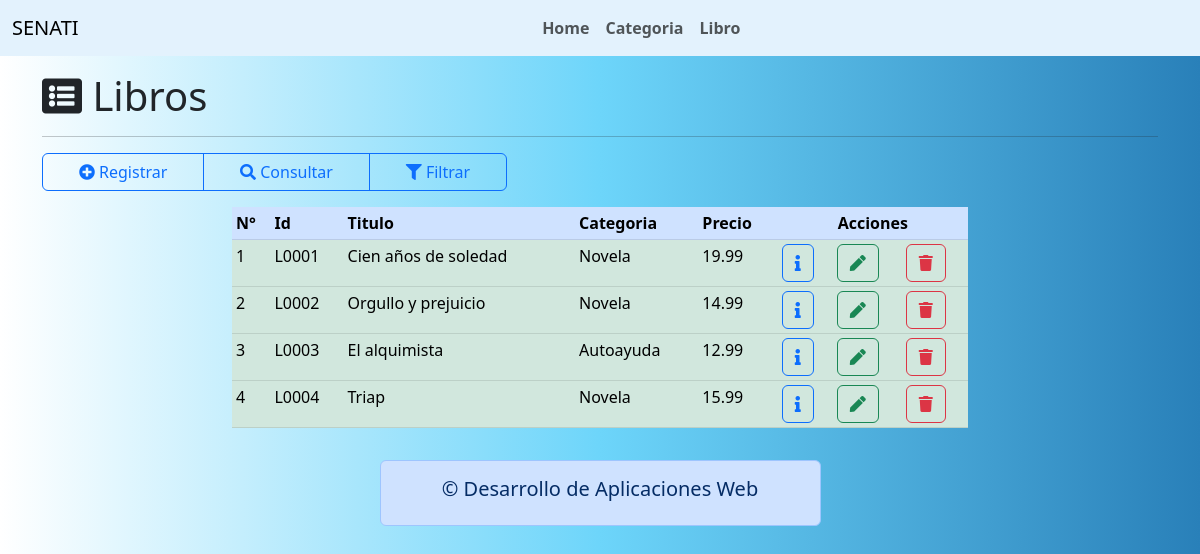
Screenshot of /paginas/vista/listar_libro.php with the database file from the repository.
### tables this page shows
CREATE TABLE Libros (
  id_libro char(5) PRIMARY KEY,
  titulo VARCHAR(100) NOT NULL,
  autor char(5) NOT NULL,
  editorial char(5) NOT NULL,
  categoria char(5)  NULL,
  precio DECIMAL(10, 2) NOT NULL,
  FOREIGN KEY (autor) REFERENCES Autores(id_autor),
  FOREIGN KEY (editorial) REFERENCES Editoriales(id_editorial),
  FOREIGN KEY (categoria) REFERENCES Categorias(id_categoria)
);

CREATE TABLE Categorias (
  id_categoria char(5) PRIMARY KEY,
  nombre_categoria VARCHAR(50) NOT NULL
);

### paginas/modelo/crudlibro.php (called while the page is built, shortened)
<?php
class CRUDLibro extends Conexion
{
    public function ListarLibro()
    {
        $cn = $this->Conectar();
        $sql = "call SP_ListarLibro()";
        $snt = $cn->prepare($sql);
        $snt->execute();
        $arr_lib = $snt->fetchAll(PDO::FETCH_OBJ);
        return $arr_lib;
    }
}

### paginas/vista/listar_libro.php (the view, shortened to what this page needs)
<!DOCTYPE html>
<html lang="es">
<?php
$ruta = "../..";
include("../includes/cabecera.php");
?>
<body style="background: #2980B9;  /* fallback for old browsers */
background: -webkit-linear-gradient(to right, #FFFFFF, #6DD5FA, #2980B9);  /* Chrome 10-25, Safari 5.1-6 */
background: linear-gradient(to right, #FFFFFF, #6DD5FA, #2980B9); /* W3C, IE 10+/ Edge, Firefox 16+, Chrome 26+, Opera 12+, Safari 7+ */">
    <?php
    include("../includes/menu.php");
    $crudlibro = new CRUDLibro();
    $rs_lib = $crudlibro->ListarLibro();
    ?>
    <div class="container mt-3">
        <header>
            <h1>
                <i class="fas fa-list-alt"></i> Libros
            </h1>
            <hr />
        </header>
        <nav>
            <div class="btn-group col-md-5" role="group">
                <a href="registrar_libro.php" class="btn btn-outline-primary">
                    <i class="fas fa-plus-circle"></i> Registrar
                </a>
                <a href="consultar_libro.php" class="btn btn-outline-primary">
                    <i class="fas fa-search"></i> Consultar
                </a>
                <a href="filtrar_libro.php" class="btn btn-outline-primary">
                    <i class="fas fa-filter"></i> Filtrar
                </a>
            </div>
        </nav>
        <section>
            <article>
                <div class="row justify-content-center mt-3">
                    <div class="col-md-8">
                        <table class="table table-hover table-sm table-success">
                            <tr class="table-primary">
                                <th>N°</th>
                                <th>Id</th>
                                <th>Titulo</th>
                                <th>Categoria</th>
                                <th>Precio</th>
                                <th class="text-center" colspan="3"> Acciones</th>
                            </tr>
                            <?php
                            $i = 0;
                            foreach ($rs_lib as $libro) {
                                $i++;
                            ?>
                                <tr class="reg_libro">
                                    <td><?= $i ?></td>
                                    <td class="id_lib"><?= $libro->id_libro ?></td>
                                    <td class="lib"><?= $libro->titulo ?> </td>
                                    <td><?= $libro->categoria ?></td>
                                    <td><?= $libro->precio ?></td>
                                    <td> <a href="#" class="btn_mostrar btn btn-outline-primary"><i class="fas fa-info"></i></a></td>
                                    <td> <a href="#" class="btn_editar btn btn-outline-success"><i class="fas fa-pen"></i></a></td>
                                    <td> <a href="#" class="btn_borrar btn btn-outline-danger"><i class="fas fa-trash"></i></a></td>
                                </tr>
                            <?php
                            }
                            ?>
                        </table>
                    </div>
                </div>
            </article>
        </section>
        <?php
        include("../includes/pie.php");
        ?>
    </div>
</body>
</html>

### paginas/includes/cabecera.php (shortened to what this page needs)
<head>
    <link rel="stylesheet" type="text/css" href="<?=$ruta?>/css/bootstrap/css/bootstrap.css"/>
    <link rel="stylesheet" type="text/css" href="<?=$ruta?>/css/fontawesome/css/all.css"/>
</head>

### paginas/includes/menu.php (shortened to what this page needs)
<nav class="navbar navbar-expand-lg " style="background-color: #e3f2fd;">
    <div class="container-fluid" >
        <a class="navbar-brand" href="http://www.senati.edu.pe" target="_blank">SENATI</a>
        <div class="collapse navbar-collapse" id="navbarNav" >
            <ul class="navbar-nav mx-auto">
                <li class="nav-item">
                    <a class="nav-link" href="<?= $ruta ?>/"><strong>Home</strong></a>
                </li>
                <li class="nav-item">
                    <a class="nav-link" href="<?= $ruta ?>/categoria"><strong>Categoria</strong></a>
                </li>
               <li class="nav-item">
                   <a class="nav-link" href="<?= $ruta ?>/libro"><strong>Libro</strong></a>
               </li>
            </ul>
        </div>
    </div>
</nav>

### paginas/includes/pie.php
<div class="container-fluid">
    <div class="row">
        <div class="col-lg-5 mx-auto">
            <footer class="mt-3 ">
                <div class="alert alert-primary text-center" role="alert">
                    <h5>&copy; Desarrollo de Aplicaciones Web</h5>
                </div>
            </footer>
        </div>
    </div>
</div>

### rows the page displays
libros: id_libro "L0001", titulo "Cien años de soledad", categoria.nombre_categoria "Novela", precio "19.99"
libros: id_libro "L0002", titulo "Orgullo y prejuicio", categoria.nombre_categoria "Novela", precio "14.99"
libros: id_libro "L0003", titulo "El alquimista", categoria.nombre_categoria "Autoayuda", precio "12.99"
libros: id_libro "L0004", titulo "Triap", categoria.nombre_categoria "Novela", precio "15.99"
